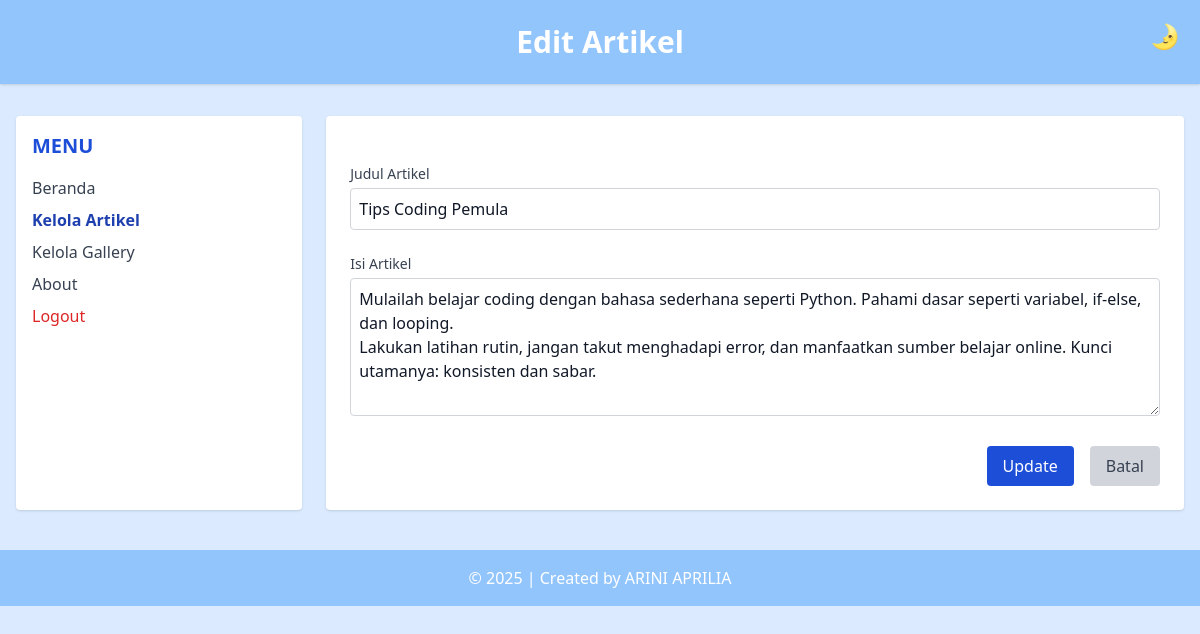
The app's page /admin/edit_artikel.php?id_artikel=3 (signed in) with its own data.
### tables this page shows
CREATE TABLE `tbl_artikel` (
  `id_artikel` int(5) NOT NULL,
  `nama_artikel` text NOT NULL,
  `isi_artikel` text NOT NULL
);

### admin/edit_artikel.php (the view, shortened to what this page needs)
<?php
include('../koneksi.php');
$id = $_GET['id_artikel'];
$sql = "SELECT * FROM tbl_artikel WHERE id_artikel = '$id'";
$query = mysqli_query($db, $sql);
$data = mysqli_fetch_array($query);
?>
<!DOCTYPE html>
<html lang="en" class="">
<head>
<script src="https://cdn.tailwindcss.com"></script>
</head>
<body class="bg-blue-100 dark:bg-gray-900 text-gray-800 dark:text-gray-100 min-h-screen transition-all duration-500">
<button id="toggleDark" class="fixed top-5 right-5 z-50 text-2xl" title="Toggle Dark Mode">🌛</button>
<header class="bg-blue-300 dark:bg-gray-800 text-white text-center py-6 shadow">
<h1 class="text-3xl font-bold">Edit Artikel</h1>
</header>
<div class="flex max-w-7xl mx-auto mt-8 px-4">
<aside class="w-1/4 bg-white dark:bg-gray-800 rounded shadow p-4">
<h2 class="text-xl font-semibold text-blue-700 dark:text-blue-300 mb-4">MENU</h2>
<ul class="space-y-2 text-gray-700 dark:text-gray-200">
<li><a href="beranda_admin.php" class="block hover:text-blue-600 dark:hover:text-blue-400">Beranda</a></li>
<li><a href="data_artikel.php" class="block font-semibold text-blue-800 dark:text-blue-300">Kelola Artikel</a></li>
<li><a href="data_gallery.php" class="block hover:text-blue-600 dark:hover:text-blue-400">Kelola Gallery</a></li>
<li><a href="about.php" class="block hover:text-blue-600 dark:hover:text-blue-400">About</a></li>
<li><a href="logout.php" onclick="return confirm('Apakah anda yakin ingin keluar?');" class="block text-red-600 hover:underline font-medium">Logout</a></li>
</ul>
</aside>
<main class="w-3/4 bg-white dark:bg-gray-800 rounded shadow p-6 ml-6">
<form action="" method="post" class="space-y-6">
<div>
<label for="nama_artikel" class="block text-sm font-medium text-gray-700 dark:text-gray-200 mb-1">Judul Artikel</label>
<input type="text" id="nama_artikel" name="nama_artikel" required
value="<?php echo htmlspecialchars($data['nama_artikel']); ?>"
class="w-full p-2 border border-gray-300 dark:border-gray-600 bg-white dark:bg-gray-700 text-gray-900 dark:text-white rounded focus:outline-none focus:ring focus:border-blue-500 dark:focus:border-blue-400">
</div>
<div>
<label for="isi_artikel" class="block text-sm font-medium text-gray-700 dark:text-gray-200 mb-1">Isi Artikel</label>
<textarea id="isi_artikel" name="isi_artikel" rows="5" required
class="w-full p-2 border border-gray-300 dark:border-gray-600 bg-white dark:bg-gray-700 text-gray-900 dark:text-white rounded focus:outline-none focus:ring focus:border-blue-500 dark:focus:border-blue-400"><?php echo htmlspecialchars($data['isi_artikel']); ?></textarea>
</div>
<div class="flex justify-end space-x-4">
<button type="submit" class="bg-blue-700 hover:bg-blue-800 text-white px-4 py-2 rounded transition">Update</button>
<a href="data_artikel.php" class="bg-gray-300 dark:bg-gray-600 text-gray-700 dark:text-white px-4 py-2 rounded hover:bg-gray-400 dark:hover:bg-gray-500 transition">Batal</a>
</div>
</form>
</main>
</div>
<footer class="bg-blue-300 dark:bg-gray-800 text-white text-center py-4 mt-10">
&copy; <?php echo date('Y'); ?> | Created by ARINI APRILIA
</footer>
</body>
</html>

### records on screen
tbl_artikel: nama_artikel "Tips Coding Pemula", isi_artikel "Mulailah belajar coding dengan bahasa sederhana seperti Python. Pahami dasar seperti variabel, if-else, dan looping. Lakukan latihan rutin, jangan takut menghadapi error, dan manfaatkan sumber belajar online. Kunci utamanya: konsisten dan sabar."
